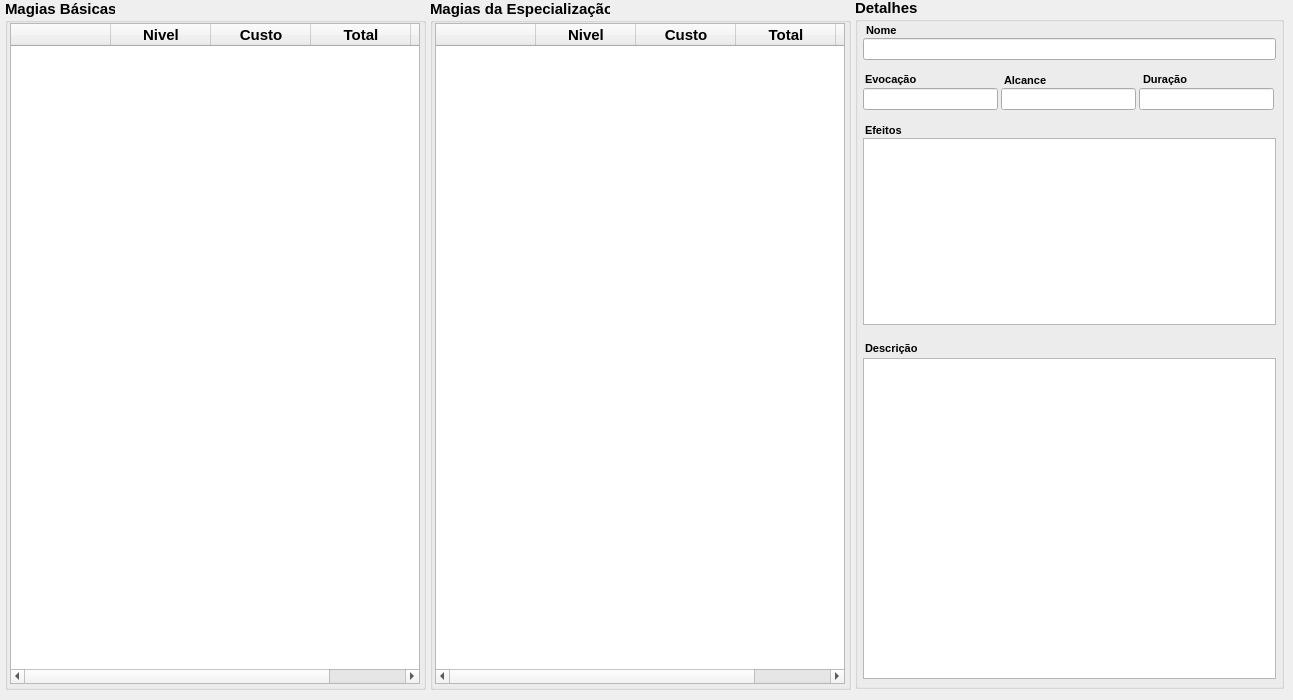
    <widget class="QWidget" name="tab_5">
     <attribute name="icon">
      <iconset resource="../../Imagens/ico/icones.qrc">
       <normaloff>:/abas/wand.png</normaloff>:/abas/wand.png</iconset>
     </attribute>
     <attribute name="title">
      <string>Magias</string>
     </attribute>
     <widget class="QGroupBox" name="groupBox_13">
      <property name="geometry">
       <rect>
        <x>5</x>
        <y>-1</y>
        <width>421</width>
        <height>691</height>
       </rect>
      </property>
      <property name="font">
       <font>
        <pointsize>11</pointsize>
        <weight>75</weight>
        <italic>false</italic>
        <bold>true</bold>
        <underline>false</underline>
       </font>
      </property>
      <property name="title">
       <string>Magias Básicas</string>
      </property>
      <widget class="QTableWidget" name="tblMagiaBasica">
       <property name="geometry">
        <rect>
         <x>5</x>
         <y>24</y>
         <width>410</width>
         <height>661</height>
        </rect>
       </property>
       <column>
        <property name="text">
         <string/>
        </property>
        <property name="font">
         <font>
          <pointsize>8</pointsize>
          <weight>75</weight>
          <bold>true</bold>
         </font>
        </property>
        <property name="textAlignment">
         <set>AlignLeading|AlignVCenter</set>
        </property>
       </column>
       <column>
        <property name="text">
         <string>Nivel</string>
        </property>
       </column>
       <column>
        <property name="text">
         <string>Custo</string>
        </property>
       </column>
       <column>
        <property name="text">
         <string>Total</string>
        </property>
       </column>
       <column>
        <property name="text">
         <string/>
        </property>
        <property name="textAlignment">
         <set>AlignCenter</set>
        </property>
       </column>
      </widget>
     </widget>
     <widget class="QGroupBox" name="groupBox_14">
      <property name="geometry">
       <rect>
        <x>430</x>
        <y>-1</y>
        <width>421</width>
        <height>691</height>
       </rect>
      </property>
      <property name="font">
       <font>
        <pointsize>11</pointsize>
        <weight>75</weight>
        <italic>false</italic>
        <bold>true</bold>
        <underline>false</underline>
       </font>
      </property>
      <property name="title">
       <string>Magias da Especialização</string>
      </property>
      <widget class="QTableWidget" name="tblMagiaEspecializacao">
       <property name="geometry">
        <rect>
         <x>5</x>
         <y>24</y>
         <width>410</width>
         <height>661</height>
        </rect>
       </property>
       <column>
        <property name="text">
         <string/>
        </property>
        <property name="font">
         <font>
          <pointsize>8</pointsize>
          <weight>75</weight>
          <bold>true</bold>
         </font>
        </property>
        <property name="textAlignment">
         <set>AlignLeading|AlignVCenter</set>
        </property>
       </column>
       <column>
        <property name="text">
         <string>Nivel</string>
        </property>
       </column>
       <column>
        <property name="text">
         <string>Custo</string>
        </property>
       </column>
       <column>
        <property name="text">
         <string>Total</string>
        </property>
       </column>
       <column>
        <property name="text">
         <string/>
        </property>
       </column>
      </widget>
     </widget>
     <widget class="QGroupBox" name="groupBox_9">
      <property name="geometry">
       <rect>
        <x>855</x>
        <y>-2</y>
        <width>429</width>
        <height>691</height>
       </rect>
      </property>
      <property name="font">
       <font>
        <pointsize>11</pointsize>
        <weight>75</weight>
        <bold>true</bold>
       </font>
      </property>
      <property name="title">
       <string>Detalhes</string>
      </property>
      <widget class="QLineEdit" name="txtNomeMagia">
       <property name="geometry">
        <rect>
         <x>8</x>
         <y>40</y>
         <width>413</width>
         <height>22</height>
        </rect>
       </property>
       <property name="font">
        <font>
         <pointsize>9</pointsize>
         <weight>50</weight>
         <bold>false</bold>
        </font>
       </property>
      </widget>
      <widget class="QLineEdit" name="txtEvocacao">
       <property name="geometry">
        <rect>
         <x>8</x>
         <y>90</y>
         <width>135</width>
         <height>22</height>
        </rect>
       </property>
       <property name="font">
        <font>
         <pointsize>9</pointsize>
         <weight>50</weight>
         <bold>false</bold>
        </font>
       </property>
      </widget>
      <widget class="QLineEdit" name="txtAlcance">
       <property name="geometry">
        <rect>
         <x>146</x>
         <y>90</y>
         <width>135</width>
         <height>22</height>
        </rect>
       </property>
       <property name="font">
        <font>
         <pointsize>9</pointsize>
         <weight>50</weight>
         <bold>false</bold>
        </font>
       </property>
      </widget>
      <widget class="QLineEdit" name="txtDuracao">
       <property name="geometry">
        <rect>
         <x>284</x>
         <y>90</y>
         <width>135</width>
         <height>22</height>
        </rect>
       </property>
       <property name="font">
        <font>
         <pointsize>9</pointsize>
         <weight>50</weight>
         <bold>false</bold>
        </font>
       </property>
      </widget>
      <widget class="QTextEdit" name="txtEfeitos">
       <property name="geometry">
        <rect>
         <x>8</x>
         <y>140</y>
         <width>413</width>
         <height>187</height>
        </rect>
       </property>
       <property name="font">
        <font>
         <pointsize>9</pointsize>
         <weight>50</weight>
         <bold>false</bold>
        </font>
       </property>
      </widget>
      <widget class="QTextEdit" name="txtDescricao">
       <property name="geometry">
        <rect>
         <x>8</x>
         <y>360</y>
         <width>413</width>
         <height>321</height>
        </rect>
       </property>
       <property name="font">
        <font>
         <pointsize>9</pointsize>
         <weight>50</weight>
         <bold>false</bold>
        </font>
       </property>
      </widget>
      <widget class="QLabel" name="label_435">
       <property name="geometry">
        <rect>
         <x>11</x>
         <y>24</y>
         <width>55</width>
         <height>16</height>
        </rect>
       </property>
       <property name="font">
        <font>
         <pointsize>8</pointsize>
        </font>
       </property>
       <property name="text">
        <string>Nome</string>
       </property>
      </widget>
      <widget class="QLabel" name="label_436">
       <property name="geometry">
        <rect>
         <x>10</x>
         <y>73</y>
         <width>71</width>
         <height>16</height>
        </rect>
       </property>
       <property name="font">
        <font>
         <pointsize>8</pointsize>
        </font>
       </property>
       <property name="text">
        <string>Evocação</string>
       </property>
      </widget>
      <widget class="QLabel" name="label_437">
       <property name="geometry">
        <rect>
         <x>149</x>
         <y>74</y>
         <width>55</width>
         <height>16</height>
        </rect>
       </property>
       <property name="font">
        <font>
         <pointsize>8</pointsize>
        </font>
       </property>
       <property name="text">
        <string>Alcance</string>
       </property>
      </widget>
      <widget class="QLabel" name="label_438">
       <property name="geometry">
        <rect>
         <x>288</x>
         <y>73</y>
         <width>55</width>
         <height>16</height>
        </rect>
       </property>
       <property name="font">
        <font>
         <pointsize>8</pointsize>
        </font>
       </property>
       <property name="text">
        <string>Duração</string>
       </property>
      </widget>
      <widget class="QLabel" name="label_439">
       <property name="geometry">
        <rect>
         <x>10</x>
         <y>124</y>
         <width>55</width>
         <height>16</height>
        </rect>
       </property>
       <property name="font">
        <font>
         <pointsize>8</pointsize>
        </font>
       </property>
       <property name="text">
        <string>Efeitos</string>
       </property>
      </widget>
      <widget class="QLabel" name="label_440">
       <property name="geometry">
        <rect>
         <x>10</x>
         <y>342</y>
         <width>71</width>
         <height>16</height>
        </rect>
       </property>
       <property name="font">
        <font>
         <pointsize>8</pointsize>
        </font>
       </property>
       <property name="text">
        <string>Descrição</string>
       </property>
      </widget>
     </widget>
    </widget>
